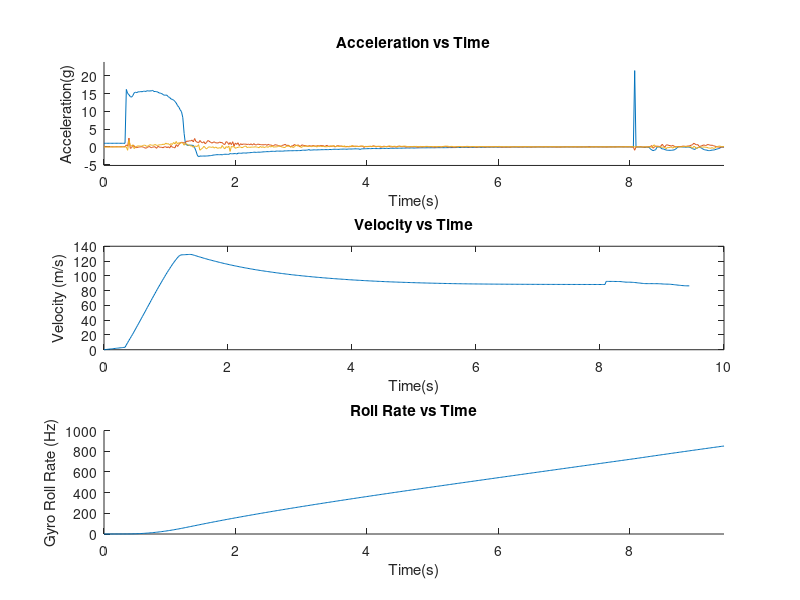

This figure's MATLAB source:
clear
%Create variables. This is just so that the if statements work later.
Launch_2_1 = 0;
Launch_2_2 = 0;
Launch_2_3 = 0;
Launch_2_4 = 0;
Launch_2_5 = 0;
%load data. Just change the number of the launch in both lines below
load('Launch_2_5.txt')
launch=Launch_2_5;

%make column vectors out of the table of data
x_accel=launch(:,1);
y_accel=launch(:,2);
z_accel=launch(:,3);
x_roll=launch(:,4);
y_roll=launch(:,5);
z_roll=launch(:,6);
x_mag=launch(:,7);
y_mag=launch(:,8);
z_mag=launch(:,9);


%create time vector. Assume logger writes at 50 hz. 
[length,width]=size(x_accel);
i= 1:1:length;
time = i*.02;

%find the launch window. Each launch has various accelerations before
%ignition which means there needs to be a different threshold in order to
%actually detect it. Also, launches 4 and 5 used a different set of
%electronics which use different units. These if statements also adjust for
%the magnitude of the frequencies on the spectrogram.
launchframe=1;

if (launch == Launch_2_1) | (launch == Launch_2_2)
    while z_accel(launchframe)<40
    launchframe=launchframe+1;
    end
    z_roll = -1*z_roll/(2*pi);
    x_roll = -1*x_roll/(2*pi);
    y_roll = -1*y_roll/(2*pi);
    minThresh = 0;
    pos = 'last';
    powerCutoff = 3;
elseif (launch == Launch_2_4)
    while z_accel(launchframe)<120
    launchframe=launchframe+1;
    end
    z_roll = -1*z_roll/360;
    x_roll = -1*x_roll/360;
    y_roll = -1*y_roll/360;
    minThresh = -30;
    pos = 'first';
    powerCutoff = .005;
elseif (launch == Launch_2_5)
    while z_accel(launchframe)<40
    launchframe=launchframe+1;
    end
    z_roll = -1*z_roll/360;
    x_roll = -1*x_roll/360;
    y_roll = -1*y_roll/360;
    minThresh = -37;
    pos = 'last';
    powerCutoff = .0025;
else
    minThresh = 0;
    justwork = 'Didnt work'
    pos = 'last';
end
%launch window start is 0.5 s before launch frame and 13 s after. Find it
%by frame and correlate to time
logstart = launchframe -17;
logstop = launchframe + 455;
launchstart = time(logstart);
launchstop = time(logstop);

%variables for the spectrogram controls
frequencyLimits = [0 25]; % Hz
leakage = 0.8;
timeResolution = 0.75; % seconds
overlapPercent = 99;
reassignFlag = true;

% Index into signal time region of interest
x_mag_ROI = x_mag(:);
timeValues = time;
minIdx = timeValues >= launchstart;
maxIdx = timeValues <= launchstop;

%Trim time frame and convert to proper units
x_mag_ROI = x_mag_ROI(minIdx&maxIdx);
timeValues = timeValues(minIdx&maxIdx);

z_accel_processed = z_accel(minIdx&maxIdx)/9.8;
x_accel_processed = x_accel(minIdx&maxIdx)/9.8;
y_accel_processed = y_accel(minIdx&maxIdx)/9.8;

z_roll_processed = z_roll(minIdx&maxIdx);
x_roll_processed = x_roll(minIdx&maxIdx);
y_roll_processed = y_roll(minIdx&maxIdx);

timeValues = timeValues - launchstart;

% Compute spectral estimate
%Plot the x magnetometer and spectrogram on the same plot
%figure('Name', 'X Magnetometer Spectrogram','NumberTitle','off')
%ax1 = subplot(2,1,1);
%plot(timeValues, x_mag_ROI)
%scale axis
%axis([0 launchstop-launchstart (min(x_mag_ROI)-.1*(max(x_mag_ROI)-min(x_mag_ROI))) (max(x_mag_ROI)+.1*(max(x_mag_ROI)-min(x_mag_ROI)))])
%xlabel('Time(s)')

%ax2 = subplot(2,1,2);
%pspectrum(x_mag_ROI,timeValues, ...
%    'spectrogram', ...
%    'FrequencyLimits',frequencyLimits, ...
%    'Leakage',leakage, ...
%    'TimeResolution',timeResolution, ...
%    'OverlapPercent',overlapPercent, ...
%    'MinThreshold',minThresh, ...
%    'Reassign',reassignFlag);
%[P, F, T] = pspectrum(x_mag_ROI,timeValues, ...
%    'spectrogram', ...
%    'FrequencyLimits',frequencyLimits, ...
%    'Leakage',leakage, ...
%    'TimeResolution',timeResolution, ...
%    'OverlapPercent',overlapPercent, ...
%    'MinThreshold',minThresh, ...
%    'Reassign',reassignFlag);

figure('Name', 'Acceleration and Roll','NumberTitle','off')

%Plot Acceleration
ax1 = subplot(3,1,1);
hold on
plot(timeValues,z_accel_processed)
plot(timeValues,y_accel_processed)
plot(timeValues,x_accel_processed)
axis([0 launchstop-launchstart (min(z_accel_processed)-.1*(max(z_accel_processed)-min(z_accel_processed))) (max(z_accel_processed)+.1*(max(z_accel_processed)-min(z_accel_processed)))])
xlabel('Time(s)')
ylabel('Acceleration(g)')
title('Acceleration vs Time')

ax2 = subplot(3,1,2);
[length,width]=size(z_accel_processed);
velocity = zeros(length,1);
velocity(1) = 0;
for i = 2:length
    velocity(i) = z_accel_processed(i-1)*9.8 * .02 + velocity(i-1);
end
[length,width]=size(velocity);
height = zeros(length,1);
height(1) = 0;
for i = 2:length
    height(i) = velocity(i-1) * .02 + height(i-1);
end

plot(timeValues,velocity)
xlabel('Time(s)')
ylabel('Velocity (m/s)')
title('Velocity vs Time')

%Plot Roll
ax3 = subplot(3,1,3);
hold on
plot(timeValues,height)

axis([0 launchstop-launchstart 0 1000])
xlabel('Time(s)')
ylabel('Gyro Roll Rate (Hz)')
title('Roll Rate vs Time')



fileID = fopen('Launch_Time_Height_Velocity.txt', 'w')
fprintf(fileID,'%6s %18s\r %18s\r\n','t','v','h');
for i = 1: length
   fprintf(fileID, '%6.2f %18.8f\r %18s\r\n', timeValues(i), velocity(i), height(i));
end
fclose(fileID)

%signalAnalyzer

